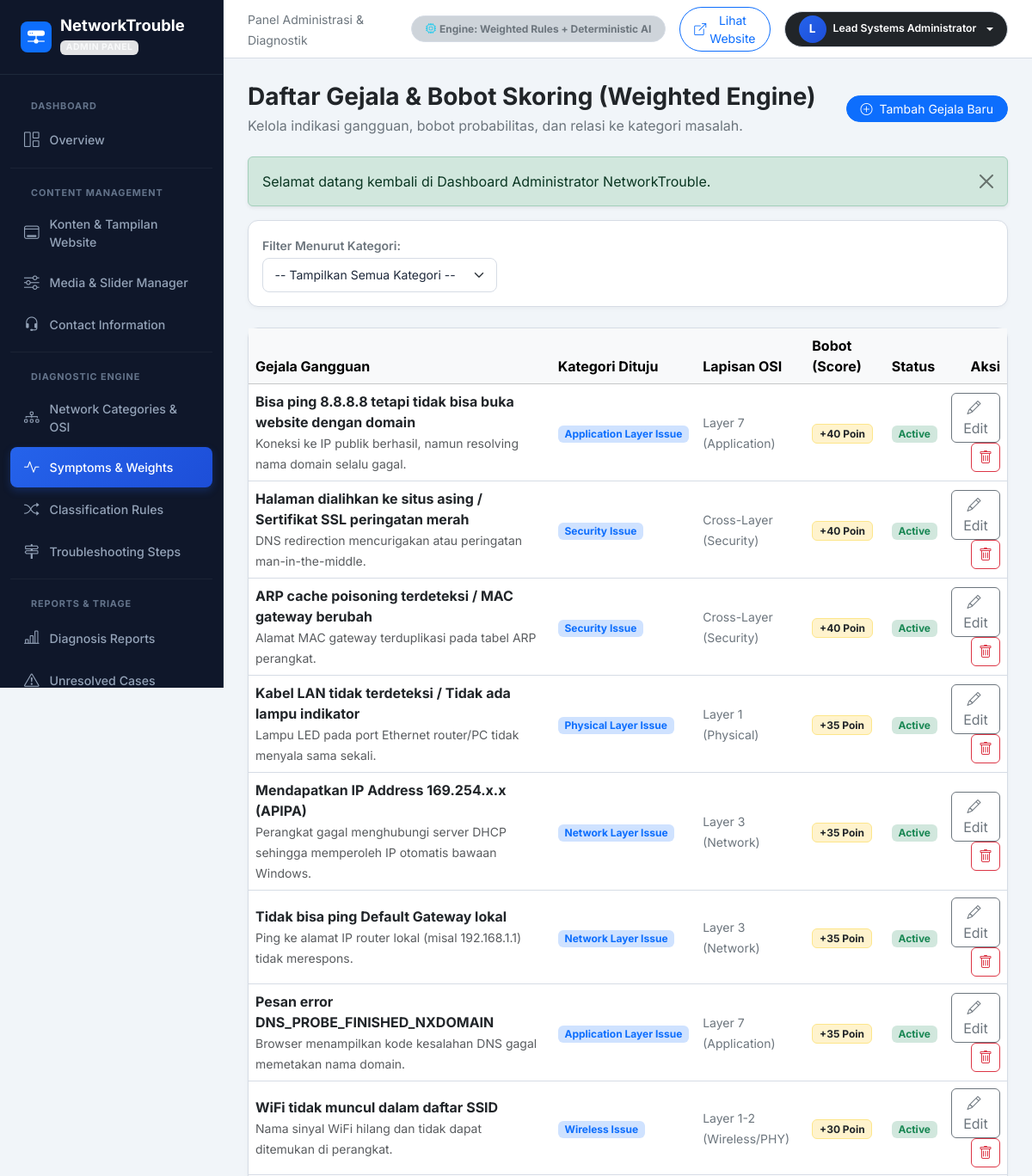
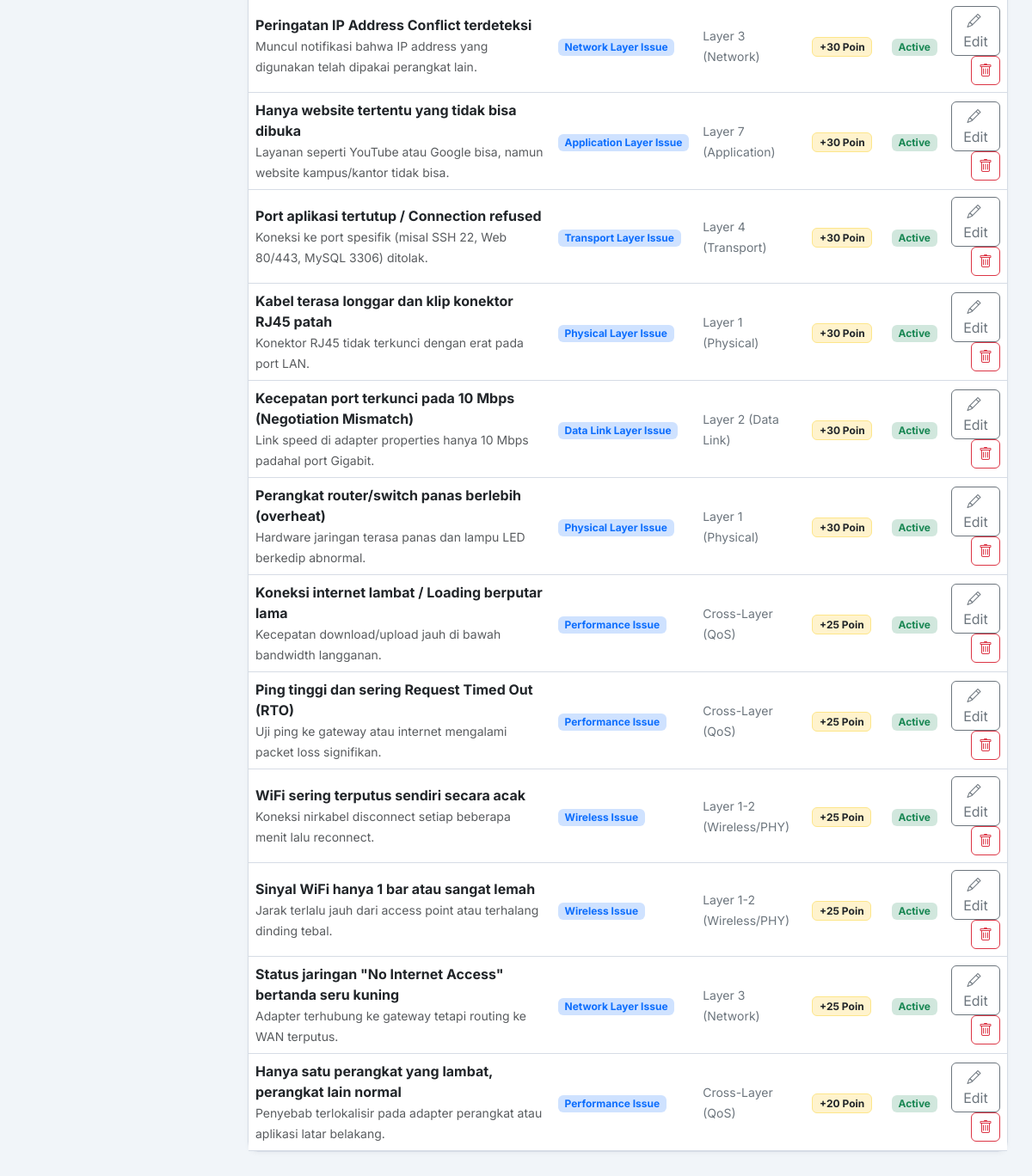
Screenshot of /admin/symptoms.php (signed in) with the database file from the repository (2 pictures, top to bottom).
### tables this page shows
CREATE TABLE `network_symptoms` (
  `id` INT UNSIGNED AUTO_INCREMENT PRIMARY KEY,
  `category_id` INT UNSIGNED NOT NULL,
  `symptom_name` VARCHAR(150) NOT NULL,
  `symptom_description` TEXT NULL,
  `input_type` ENUM('checkbox', 'radio', 'select', 'boolean') NOT NULL DEFAULT 'checkbox',
  `options_json` TEXT NULL,
  `weight` INT NOT NULL DEFAULT 10,
  `status` ENUM('active', 'inactive') NOT NULL DEFAULT 'active',
  `created_at` DATETIME NOT NULL DEFAULT CURRENT_TIMESTAMP
);

CREATE TABLE `network_categories` (
  `id` INT UNSIGNED AUTO_INCREMENT PRIMARY KEY,
  `name` VARCHAR(100) NOT NULL,
  `slug` VARCHAR(100) NOT NULL UNIQUE,
  `description` TEXT NOT NULL,
  `osi_layer` VARCHAR(50) NOT NULL,
  `severity_default` ENUM('Low', 'Medium', 'High', 'Critical') NOT NULL DEFAULT 'Medium',
  `icon` VARCHAR(50) NOT NULL DEFAULT 'bi-hdd-network',
  `status` ENUM('active', 'inactive') NOT NULL DEFAULT 'active',
  `created_at` DATETIME NOT NULL DEFAULT CURRENT_TIMESTAMP
);

### config/app.php (called while the page is built, shortened)
<?php
function base_url(string $path = ''): string {
    $protocol = (!empty($_SERVER['HTTPS']) && $_SERVER['HTTPS'] !== 'off' || (isset($_SERVER['SERVER_PORT']) && $_SERVER['SERVER_PORT'] == 443)) ? "https://" : "http://";
    $host = $_SERVER['HTTP_HOST'] ?? 'localhost';
    if (php_sapi_name() === 'cli') {
        $dirName = '/networktrouble';
    } else {
        $scriptName = $_SERVER['SCRIPT_NAME'] ?? '';
        $dirName = str_replace('\\', '/', dirname($scriptName));
        $dirName = preg_replace('/(\/admin|\/api|\/config|\/includes).*$/', '', $dirName);
    }
    $cleanPath = ltrim($path, '/');
    return $protocol . $host . $dirName . ($cleanPath ? '/' . $cleanPath : '');
}
function get_flash(): ?array {
    if (isset($_SESSION['flash'])) {
        $flash = $_SESSION['flash'];
        return $flash;
    }
    return null;
}

### admin/symptoms.php (the view, shortened to what this page needs)
<?php
require_once __DIR__ . '/includes/admin_header.php';
$db = get_db_connection();
$symptoms = [];
if ($db) {
    try {
        $sql = "
            SELECT s.*, c.name AS category_name, c.osi_layer
            FROM network_symptoms s
            LEFT JOIN network_categories c ON s.category_id = c.id
        ";
        $sql .= " ORDER BY s.weight DESC, s.id ASC";
        $symptoms = $db->query($sql)->fetchAll(PDO::FETCH_ASSOC);
    } catch (PDOException $e) {}
}
?>
<div class="admin-layout-wrapper">
    <?php include __DIR__ . '/includes/admin_sidebar.php'; ?>
    <div class="admin-main">
        <?php include __DIR__ . '/includes/admin_topbar.php'; ?>
        <div class="admin-content">
            <div class="d-flex flex-column flex-md-row justify-content-between align-items-md-center gap-3 mb-4">
                <div>
                    <h1 class="h3 fw-bold text-dark mb-1">Daftar Gejala & Bobot Skoring (Weighted Engine)</h1>
                    <p class="text-secondary mb-0">Kelola indikasi gangguan, bobot probabilitas, dan relasi ke kategori masalah.</p>
                </div>
                <button type="button" class="btn btn-primary btn-sm rounded-pill px-3" data-bs-toggle="modal" data-bs-target="#symptomModal" onclick="openCreateSymptomModal()">
                    <i class="bi bi-plus-circle me-1"></i> Tambah Gejala Baru
                </button>
            </div>
            <?php
            $flash = get_flash();
            if ($flash):
            ?>
            <div class="alert alert-<?= $flash['type'] === 'error' ? 'danger' : $flash['type']; ?> alert-dismissible fade show shadow-sm" role="alert">
                <?= htmlspecialchars($flash['message']); ?>
                <button type="button" class="btn-close" data-bs-dismiss="alert" aria-label="Close"></button>
            </div>
            <?php endif; ?>
            <div class="admin-card p-3 mb-4">
                <form method="GET" action="" class="row g-3 align-items-center">
                    <div class="col-md-4">
                        <label class="form-label small fw-semibold text-secondary mb-1">Filter Menurut Kategori:</label>
                        <select name="cat" class="form-select form-select-sm" onchange="this.form.submit()">
                            <option value="0">-- Tampilkan Semua Kategori --</option>
                        </select>
                    </div>
                </form>
            </div>
            <div class="admin-card">
                <div class="table-responsive">
                    <table class="table table-hover align-middle mb-0">
                        <thead class="table-light">
                            <tr>
                                <th>Gejala Gangguan</th>
                                <th>Kategori Dituju</th>
                                <th>Lapisan OSI</th>
                                <th>Bobot (Score)</th>
                                <th>Status</th>
                                <th class="text-end">Aksi</th>
                            </tr>
                        </thead>
                        <tbody>
                            <?php if (!empty($symptoms)): ?>
                                <?php foreach ($symptoms as $s): ?>
                                <tr>
                                    <td>
                                        <div class="fw-bold text-dark"><?= htmlspecialchars($s['symptom_name']); ?></div>
                                        <?php if (!empty($s['symptom_description'])): ?>
                                            <small class="text-muted"><?= htmlspecialchars($s['symptom_description']); ?></small>
                                        <?php endif; ?>
                                    </td>
                                    <td>
                                        <span class="badge bg-primary-subtle text-primary">
                                            <?= htmlspecialchars($s['category_name'] ?? 'Tidak Terhubung'); ?>
                                        </span>
                                    </td>
                                    <td>
                                        <small class="text-secondary"><?= htmlspecialchars($s['osi_layer'] ?? '-'); ?></small>
                                    </td>
                                    <td>
                                        <span class="badge bg-warning-subtle text-dark border border-warning-subtle fw-bold">
                                            +<?= $s['weight']; ?> Poin
                                        </span>
                                    </td>
                                    <td>
                                        <span class="badge bg-<?= $s['status'] === 'active' ? 'success' : 'secondary'; ?>-subtle text-<?= $s['status'] === 'active' ? 'success' : 'secondary'; ?>">
                                            <?= ucfirst($s['status']); ?>
                                        </span>
                                    </td>
                                    <td class="text-end">
                                        <button type="button" class="btn btn-outline-secondary btn-xs py-1 px-2"
                                                onclick='openEditSymptomModal(<?= json_encode($s); ?>)'>
                                            <i class="bi bi-pencil me-1"></i> Edit
                                        </button>
                                        <a href="<?= base_url('admin/symptoms.php?delete=' . $s['id']); ?>" class="btn btn-outline-danger btn-xs py-1 px-2 ms-1" onclick="return confirm('Hapus gejala ini?')">
                                            <i class="bi bi-trash"></i>
                                        </a>
                                    </td>
                                </tr>
                                <?php endforeach; ?>
                            <?php else: ?>
                                <tr>
                                    <td colspan="6" class="text-center py-4 text-muted">Tidak ada gejala ditemukan.</td>
                                </tr>
                            <?php endif; ?>
                        </tbody>
                    </table>
                </div>
            </div>
<?php require_once __DIR__ . '/includes/admin_footer.php'; ?>

### assets/css/admin.css (style rules this page uses)
:root { --border-subtle: #E3E7EE; --border-default: #D6DCE5; --border-strong: #C5CCD8; --divider-color: #D9DEE7; --bs-border-color: var(--border-default); --bs-border-color-translucent: rgba(15, 23, 42, 0.12); --bs-border-color-subtle: var(--border-subtle); --admin-sidebar-w: 260px; --admin-sidebar-bg: #0f172a; --admin-sidebar-text: #94a3b8; --admin-sidebar-hover: #1e293b; --admin-topbar-h: 68px; }
body.admin-body { background-color: #f1f5f9; font-family: 'Inter', sans-serif; color: #1e293b; }
.border { border-color: var(--border-default) !important; }
.admin-main { margin-left: var(--admin-sidebar-w); min-height: 100vh; display: flex; flex-direction: column; transition: margin-left 0.3s ease; }
.admin-content { padding: 1.75rem; flex: 1; }
.admin-card { background: #ffffff; border-radius: 12px; border: 1px solid var(--border-default); box-shadow: 0 2px 6px -1px rgba(15, 23, 42, 0.05); margin-bottom: 1.5rem; }
.form-control, .form-select { border: 1px solid var(--border-default); background-color: #ffffff; color: #1e293b; border-radius: 8px; padding: 0.55rem 0.85rem; transition: border-color 0.18s ease, box-shadow 0.18s ease; }
.badge.border { border-color: var(--border-default) !important; }
.badge.border-warning-subtle { border-color: #fde68a !important; }

### rows the page displays
network_symptoms: symptom_name "Bisa ping 8.8.8.8 tetapi tidak bisa buka website dengan domain", symptom_description "Koneksi ke IP publik berhasil, namun resolving nama domain selalu gagal.", network_categories.name "Application Layer Issue", network_categories.osi_layer "Layer 7 (Application)", weight "40", status "Active"
network_symptoms: symptom_name "Halaman dialihkan ke situs asing / Sertifikat SSL peringatan merah", symptom_description "DNS redirection mencurigakan atau peringatan man-in-the-middle.", network_categories.name "Security Issue", network_categories.osi_layer "Cross-Layer (Security)", weight "40", status "Active"
network_symptoms: symptom_name "ARP cache poisoning terdeteksi / MAC gateway berubah", symptom_description "Alamat MAC gateway terduplikasi pada tabel ARP perangkat.", network_categories.name "Security Issue", network_categories.osi_layer "Cross-Layer (Security)", weight "40", status "Active"
network_symptoms: symptom_name "Kabel LAN tidak terdeteksi / Tidak ada lampu indikator", symptom_description "Lampu LED pada port Ethernet router/PC tidak menyala sama sekali.", network_categories.name "Physical Layer Issue", network_categories.osi_layer "Layer 1 (Physical)", weight "35", status "Active"
network_symptoms: symptom_name "Mendapatkan IP Address 169.254.x.x (APIPA)", symptom_description "Perangkat gagal menghubungi server DHCP sehingga memperoleh IP otomatis bawaan Windows.", network_categories.name "Network Layer Issue", network_categories.osi_layer "Layer 3 (Network)", weight "35", status "Active"
network_symptoms: symptom_name "Tidak bisa ping Default Gateway lokal", symptom_description "Ping ke alamat IP router lokal (misal 192.168.1.1) tidak merespons.", network_categories.name "Network Layer Issue", network_categories.osi_layer "Layer 3 (Network)", weight "35", status "Active"
network_symptoms: symptom_name "Pesan error DNS_PROBE_FINISHED_NXDOMAIN", symptom_description "Browser menampilkan kode kesalahan DNS gagal memetakan nama domain.", network_categories.name "Application Layer Issue", network_categories.osi_layer "Layer 7 (Application)", weight "35", status "Active"
network_symptoms: symptom_name "WiFi tidak muncul dalam daftar SSID", symptom_description "Nama sinyal WiFi hilang dan tidak dapat ditemukan di perangkat.", network_categories.name "Wireless Issue", network_categories.osi_layer "Layer 1-2 (Wireless/PHY)", weight "30", status "Active"
network_symptoms: symptom_name "Peringatan IP Address Conflict terdeteksi", symptom_description "Muncul notifikasi bahwa IP address yang digunakan telah dipakai perangkat lain.", network_categories.name "Network Layer Issue", network_categories.osi_layer "Layer 3 (Network)", weight "30", status "Active"
network_symptoms: symptom_name "Hanya website tertentu yang tidak bisa dibuka", symptom_description "Layanan seperti YouTube atau Google bisa, namun website kampus/kantor tidak bisa.", network_categories.name "Application Layer Issue", network_categories.osi_layer "Layer 7 (Application)", weight "30", status "Active"
network_symptoms: symptom_name "Port aplikasi tertutup / Connection refused", symptom_description "Koneksi ke port spesifik (misal SSH 22, Web 80/443, MySQL 3306) ditolak.", network_categories.name "Transport Layer Issue", network_categories.osi_layer "Layer 4 (Transport)", weight "30", status "Active"
network_symptoms: symptom_name "Kabel terasa longgar dan klip konektor RJ45 patah", symptom_description "Konektor RJ45 tidak terkunci dengan erat pada port LAN.", network_categories.name "Physical Layer Issue", network_categories.osi_layer "Layer 1 (Physical)", weight "30", status "Active"
network_symptoms: symptom_name "Kecepatan port terkunci pada 10 Mbps (Negotiation Mismatch)", symptom_description "Link speed di adapter properties hanya 10 Mbps padahal port Gigabit.", network_categories.name "Data Link Layer Issue", network_categories.osi_layer "Layer 2 (Data Link)", weight "30", status "Active"
network_symptoms: symptom_name "Perangkat router/switch panas berlebih (overheat)", symptom_description "Hardware jaringan terasa panas dan lampu LED berkedip abnormal.", network_categories.name "Physical Layer Issue", network_categories.osi_layer "Layer 1 (Physical)", weight "30", status "Active"
network_symptoms: symptom_name "Koneksi internet lambat / Loading berputar lama", symptom_description "Kecepatan download/upload jauh di bawah bandwidth langganan.", network_categories.name "Performance Issue", network_categories.osi_layer "Cross-Layer (QoS)", weight "25", status "Active"
network_symptoms: symptom_name "Ping tinggi dan sering Request Timed Out (RTO)", symptom_description "Uji ping ke gateway atau internet mengalami packet loss signifikan.", network_categories.name "Performance Issue", network_categories.osi_layer "Cross-Layer (QoS)", weight "25", status "Active"
network_symptoms: symptom_name "WiFi sering terputus sendiri secara acak", symptom_description "Koneksi nirkabel disconnect setiap beberapa menit lalu reconnect.", network_categories.name "Wireless Issue", network_categories.osi_layer "Layer 1-2 (Wireless/PHY)", weight "25", status "Active"
network_symptoms: symptom_name "Sinyal WiFi hanya 1 bar atau sangat lemah", symptom_description "Jarak terlalu jauh dari access point atau terhalang dinding tebal.", network_categories.name "Wireless Issue", network_categories.osi_layer "Layer 1-2 (Wireless/PHY)", weight "25", status "Active"
network_symptoms: symptom_name "Status jaringan \"No Internet Access\" bertanda seru kuning", symptom_description "Adapter terhubung ke gateway tetapi routing ke WAN terputus.", network_categories.name "Network Layer Issue", network_categories.osi_layer "Layer 3 (Network)", weight "25", status "Active"
network_symptoms: symptom_name "Hanya satu perangkat yang lambat, perangkat lain normal", symptom_description "Penyebab terlokalisir pada adapter perangkat atau aplikasi latar belakang.", network_categories.name "Performance Issue", network_categories.osi_layer "Cross-Layer (QoS)", weight "20", status "Active"

### other values shown
substr($currentAdmin['name'] ?? 'A', 0, 1) "L"
$currentAdmin['name'] "Lead Systems Administrator"
$flash['message'] "Selamat datang kembali di Dashboard Administrator NetworkTrouble."
